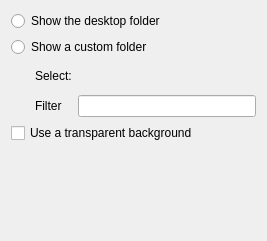
<ui version="4.0" >
 <class>folderviewConfig</class>
 <widget class="QWidget" name="folderviewConfig" >
  <property name="geometry" >
   <rect>
    <x>0</x>
    <y>0</y>
    <width>261</width>
    <height>241</height>
   </rect>
  </property>
  <property name="sizePolicy" >
   <sizepolicy vsizetype="Expanding" hsizetype="Expanding" >
    <horstretch>0</horstretch>
    <verstretch>0</verstretch>
   </sizepolicy>
  </property>
  <layout class="QGridLayout" name="gridLayout" >
   <item row="0" column="0" colspan="3" >
    <widget class="QRadioButton" name="showDesktopFolder" >
     <property name="text" >
      <string>Show the desktop folder</string>
     </property>
    </widget>
   </item>
   <item row="1" column="0" colspan="3" >
    <widget class="QRadioButton" name="showCustomFolder" >
     <property name="text" >
      <string>Show a custom folder</string>
     </property>
    </widget>
   </item>
   <item row="2" column="0" >
    <spacer name="spacer2" >
     <property name="orientation" >
      <enum>Qt::Horizontal</enum>
     </property>
     <property name="sizeType" >
      <enum>QSizePolicy::Fixed</enum>
     </property>
     <property name="sizeHint" stdset="0" >
      <size>
       <width>18</width>
       <height>26</height>
      </size>
     </property>
    </spacer>
   </item>
   <item row="2" column="1" >
    <widget class="QLabel" name="selectLabel" >
     <property name="sizePolicy" >
      <sizepolicy vsizetype="Preferred" hsizetype="Minimum" >
       <horstretch>0</horstretch>
       <verstretch>0</verstretch>
      </sizepolicy>
     </property>
     <property name="text" >
      <string>Select:</string>
     </property>
     <property name="wordWrap" >
      <bool>false</bool>
     </property>
    </widget>
   </item>
   <item row="2" column="2" >
    <widget class="KUrlRequester" name="lineEdit" >
     <property name="sizePolicy" >
      <sizepolicy vsizetype="Preferred" hsizetype="Expanding" >
       <horstretch>0</horstretch>
       <verstretch>0</verstretch>
      </sizepolicy>
     </property>
    </widget>
   </item>
   <item row="3" column="1" >
    <widget class="QLabel" name="filterLabel" >
     <property name="text" >
      <string>Filter</string>
     </property>
    </widget>
   </item>
   <item row="3" column="2" >
    <widget class="KLineEdit" name="filterFiles" >
     <property name="toolTip" >
      <string>Space-separated list of extensions, e.g. *.txt * .od*</string>
     </property>
     <property name="whatsThis" >
      <string>Space-separated list of extensions, e.g. *.txt * .od* to display only office- and text-files</string>
     </property>
     <property name="urlDropsEnabled" >
      <bool>false</bool>
     </property>
     <property name="showClearButton" stdset="0" >
      <bool>true</bool>
     </property>
    </widget>
   </item>
   <item row="4" column="0" colspan="3" >
    <widget class="QCheckBox" name="transparency" >
     <property name="text" >
      <string>Use a transparent background</string>
     </property>
    </widget>
   </item>
   <item row="5" column="2" >
    <spacer name="spacer1" >
     <property name="orientation" >
      <enum>Qt::Vertical</enum>
     </property>
     <property name="sizeType" >
      <enum>QSizePolicy::Expanding</enum>
     </property>
     <property name="sizeHint" stdset="0" >
      <size>
       <width>178</width>
       <height>79</height>
      </size>
     </property>
    </spacer>
   </item>
  </layout>
 </widget>
 <customwidgets>
  <customwidget>
   <class>KLineEdit</class>
   <extends>QLineEdit</extends>
   <header>klineedit.h</header>
  </customwidget>
  <customwidget>
   <class>KUrlRequester</class>
   <extends>QFrame</extends>
   <header>kurlrequester.h</header>
   <container>1</container>
  </customwidget>
 </customwidgets>
 <includes>
  <include location="global" >KDE/KUrlRequester</include>
 </includes>
 <resources/>
 <connections/>
</ui>
